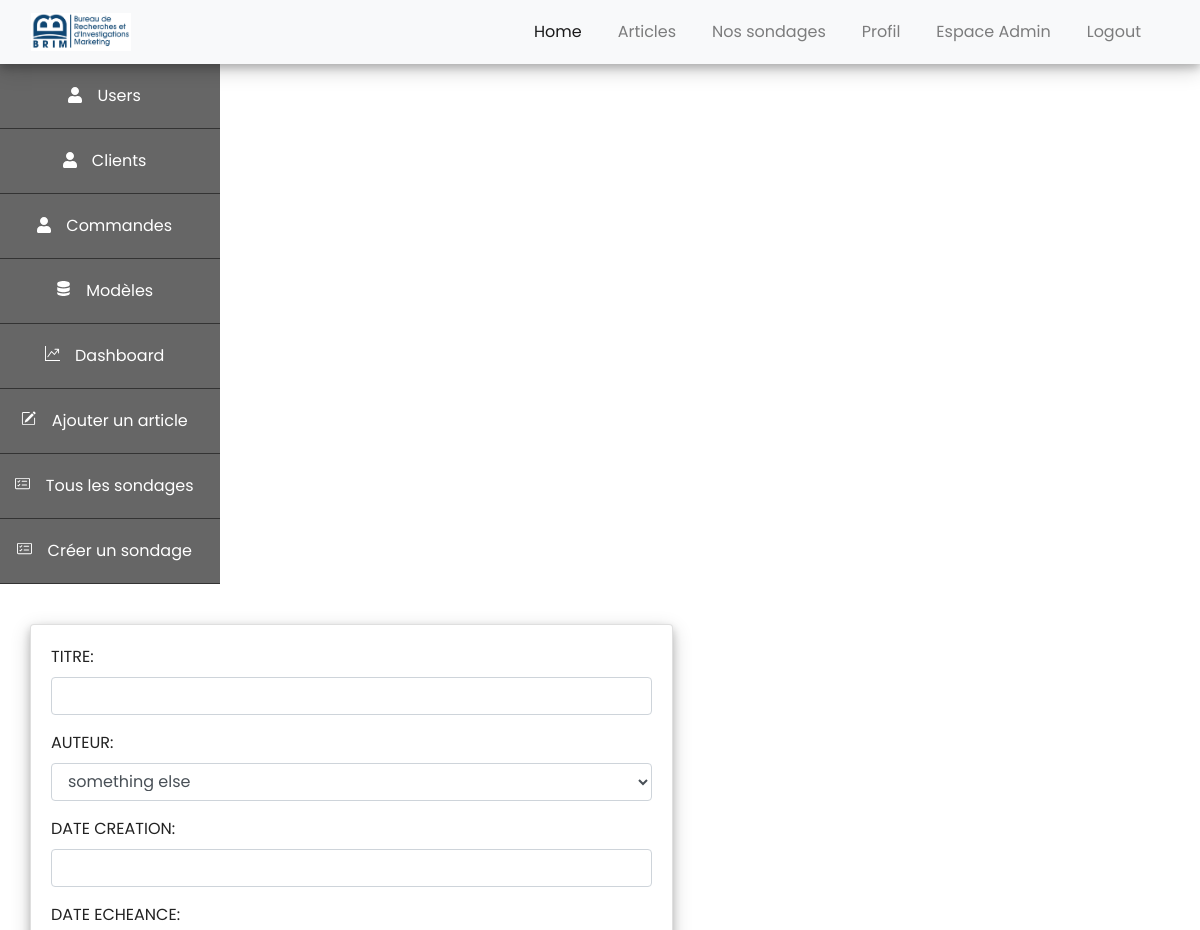
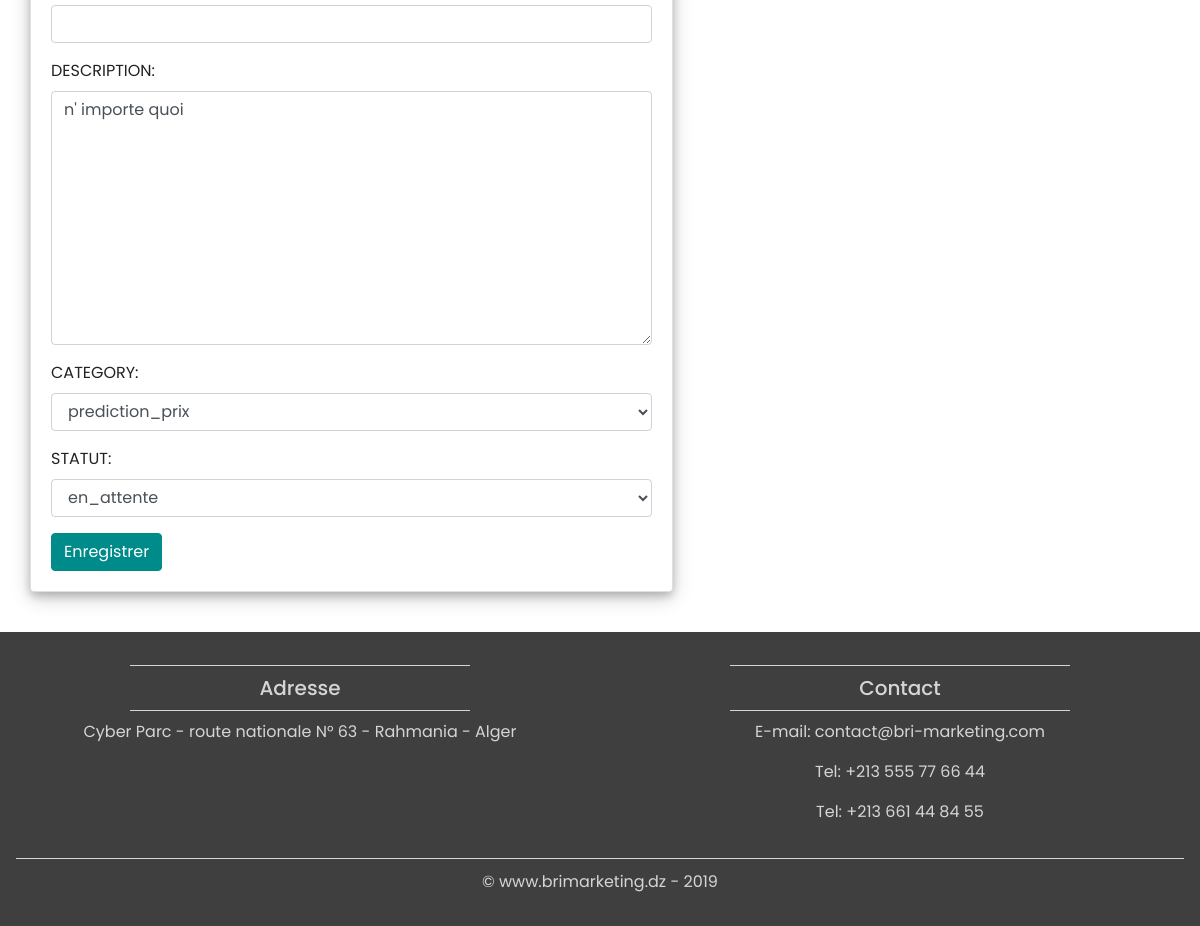
The app's page /client/modifiercommande/3/ (signed in) with its own data (2 pictures, top to bottom).
### client/models.py (models this page shows)
class Commande(models.Model):
	TITRE = models.CharField(max_length=200, null=True)
	AUTEUR = models.ForeignKey(Client, on_delete=models.SET_NULL, null=True)
	DATE_CREATION = models.DateTimeField(default=timezone.now, null=True)
	DATE_ECHEANCE = models.DateTimeField(null=True)
	DESCRIPTION = models.TextField(null=True, blank=True)
	CATEGORY_CHOICES = (
		('Prédiction de prix', 'prediction_prix'),
		('Segmentation des clients', 'seg_client'),
		('Sondages','sondage'),
	)
	STATUT_CHOICES = (
		('En attente','en_attente'),
		('En cours', 'en_cours'),
		('Finie','finie'),
	)
	CATEGORY = models.CharField(max_length=200, choices = CATEGORY_CHOICES, null=True)
	STATUT = models.CharField(max_length=200, choices = STATUT_CHOICES, default='en_attente', null=True)

### membres/decorators.py (the view)
		def wrapper_func(request, *args, **kwargs):
			group = None
			if request.user.groups.exists():
				group = request.user.groups.all()[0].name
			if group in allowed_roles:
				return view_func(request, *args, **kwargs)
			else:
				return redirect('homepage:home')

### client/forms.py
class CommandeForm(forms.ModelForm):
	class Meta:
		model = Commande
		fields = '__all__'
	def __init__(self, *args, **kwargs):
		super(CommandeForm, self).__init__(*args, **kwargs)
		for field in self.fields:
			self.fields[field].widget.attrs.update({'class':'form-control'})

### client/models.py (called while the page is built)
	def __str__(self):
		return self.NAME

### client/views.py (called while the page is built)
@connecte_user
@allowed_users(allowed_roles=['Admin', 'Délégué'])
def modifierCommande(request, pk):
	commande = Commande.objects.get(id=pk)
	form = CommandeForm(instance=commande)
	if request.method == 'POST':
		form = CommandeForm(request.POST, instance=commande)
		if form.is_valid():
			form.save()
			return redirect('/client/commandes')
	context = {'form': form}
	return render(request, 'client/commande.html', context)

### templates/client/commande.html (shortened to what this page needs)
{% extends 'base.html'%}
{% load static %}
{% block content %}
<div class="container-fluid menocote">
	{% include 'sidebar.html' %}
	<div class="container" style="margin-bottom: 40px; margin-top: 40px" >
		<div class="row">
			<div class="user_card">
				<div class="card card-body">
					<form method="POST">
						{{ form.as_p }}
						<button class="btn btn-primary" type="submit">Enregistrer</button>
					</form>
				</div>
			</div>
		</div>
	</div>
	</div>
</div>
{% endblock %}

### static/style.css (style rules this page uses)
html, body { height:100%; width:100%; font-family: 'Poppins', sans-serif; color: #222; }
body { margin: 0; padding: 0; position: absolute; }
.btn-primary { background-color: #008B8B; border: 1px solid #008B8B; }
* { box-sizing: border-box; }

### templates/client/commande.html (style rules this page uses)
.user_card { margin-top: auto; margin-bottom: auto; position: relative; display: flex; justify-content: center; flex-direction: column; box-shadow: 0 4px 8px 0 rgba(0, 0, 0, 0.2), 0 6px 20px 0 rgba(0, 0, 0, 0.19); -webkit-box-shadow: 0 4px 8px 0 rgba(0, 0, 0, 0.2), 0 6px 20px 0 rgba(0, 0, 0, 0.19); -moz-box-shadow: 0 4px 8px 0 rgba(0, 0, 0, 0.2), 0 6px 20px 0 rgba(0, 0, 0, 0.19); border-radius: 5px; }

### records on screen
Commande: AUTEUR "something else", DESCRIPTION "n' importe quoi", CATEGORY "prediction_prix", STATUT "en_attente"
